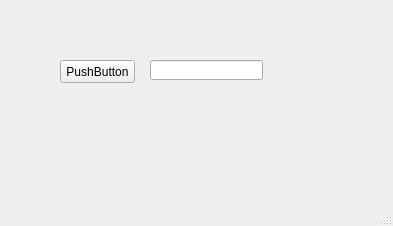
<?xml version="1.0" encoding="UTF-8"?>
<ui version="4.0">
 <class>MainWindow</class>
 <widget class="QMainWindow" name="MainWindow">
  <property name="geometry">
   <rect>
    <x>0</x>
    <y>0</y>
    <width>393</width>
    <height>226</height>
   </rect>
  </property>
  <property name="windowTitle">
   <string>MainWindow</string>
  </property>
  <widget class="QWidget" name="centralwidget">
   <widget class="QPushButton" name="pushButton">
    <property name="geometry">
     <rect>
      <x>60</x>
      <y>60</y>
      <width>75</width>
      <height>23</height>
     </rect>
    </property>
    <property name="text">
     <string>PushButton</string>
    </property>
   </widget>
   <widget class="QLineEdit" name="lineEdit">
    <property name="geometry">
     <rect>
      <x>150</x>
      <y>60</y>
      <width>113</width>
      <height>20</height>
     </rect>
    </property>
   </widget>
  </widget>
  <widget class="QMenuBar" name="menubar">
   <property name="geometry">
    <rect>
     <x>0</x>
     <y>0</y>
     <width>393</width>
     <height>21</height>
    </rect>
   </property>
  </widget>
  <widget class="QStatusBar" name="statusbar"/>
 </widget>
 <resources/>
 <connections/>
</ui>
